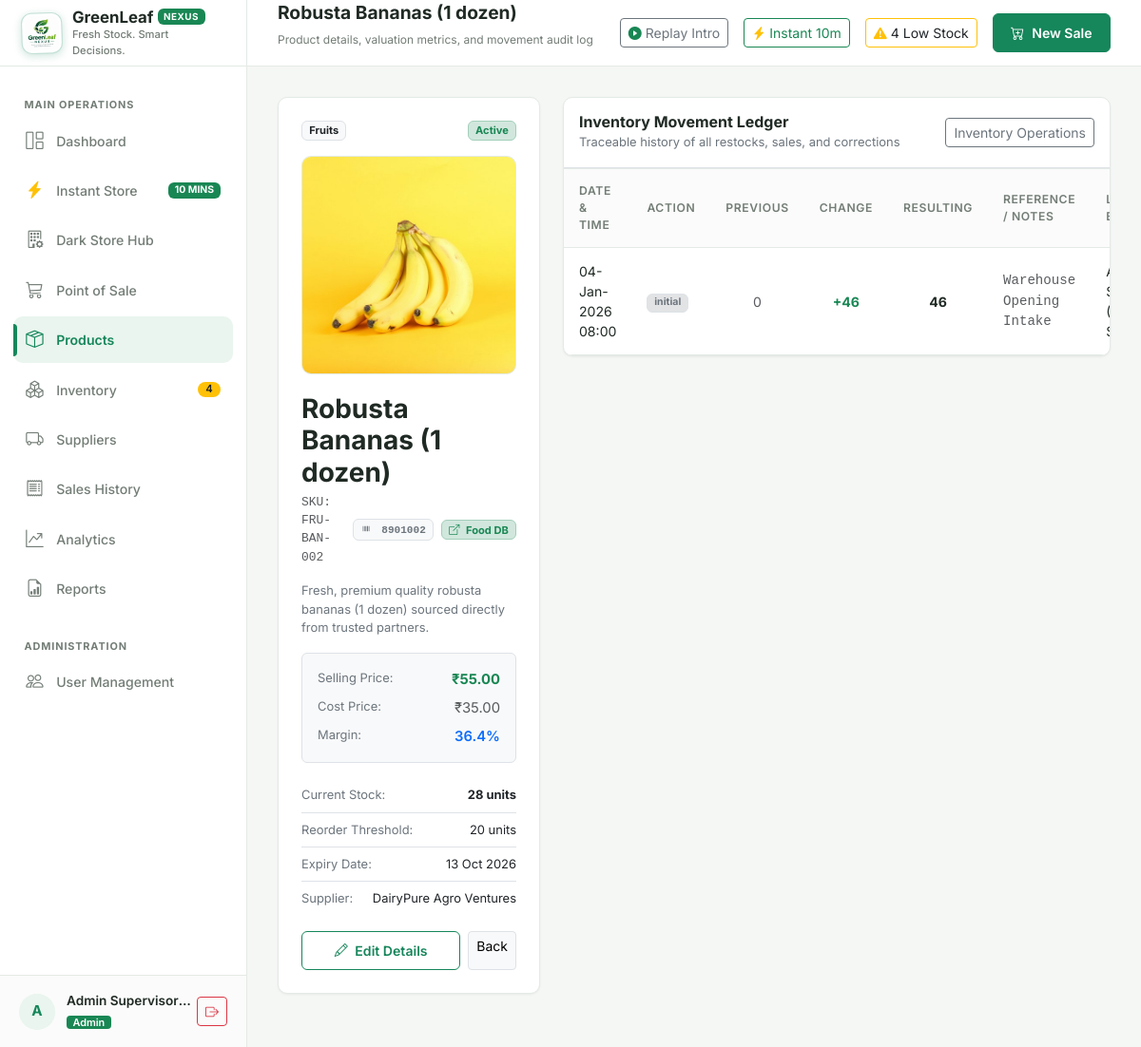
Page /products/2 (signed in) on the earlier database version.
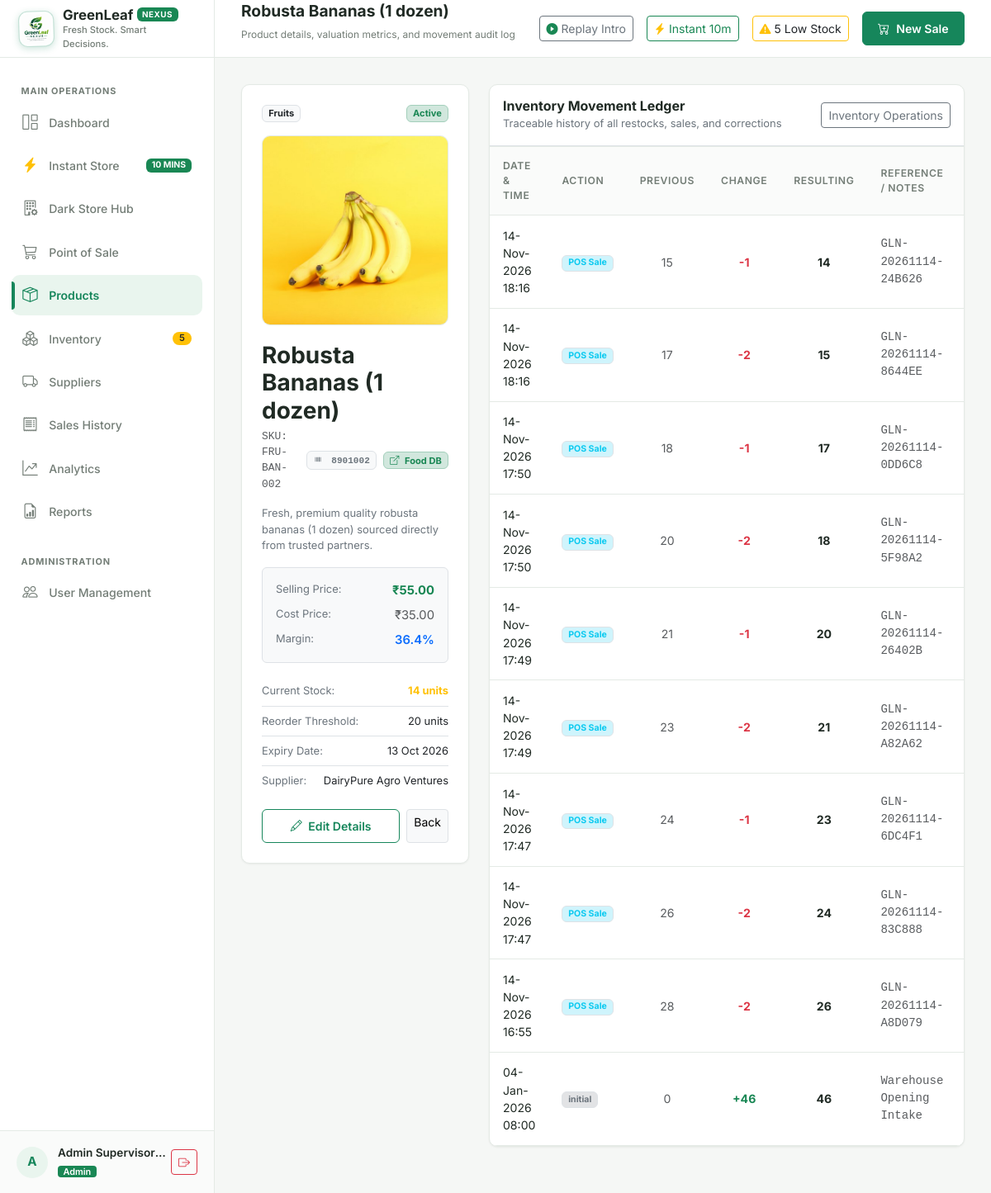
Same page on the later database version.
### models/product.py (models this page shows, shortened)
class Product(db.Model):
    __tablename__ = "products"
    product_id = db.Column(db.Integer, primary_key=True, autoincrement=True)
    sku = db.Column(db.String(50), unique=True, nullable=False, index=True)
    barcode = db.Column(db.String(50), nullable=True, index=True)
    name = db.Column(db.String(120), nullable=False, index=True)
    description = db.Column(db.Text, nullable=True)
    category = db.Column(db.String(50), nullable=False, index=True)
    unit_price = db.Column(db.Float, nullable=False)
    cost_price = db.Column(db.Float, default=0.0, nullable=False)
    stock_qty = db.Column(db.Integer, nullable=False, default=0)
    reorder_level = db.Column(db.Integer, nullable=False, default=10)
    expiry_date = db.Column(db.Date, nullable=True)
    supplier_id = db.Column(db.Integer, db.ForeignKey("suppliers.supplier_id"), nullable=True)
    image_path = db.Column(db.String(255), nullable=True)
    is_active = db.Column(db.Boolean, default=True, nullable=False, index=True)
    created_at = db.Column(db.DateTime, default=datetime.utcnow, nullable=False)
    updated_at = db.Column(db.DateTime, default=datetime.utcnow, onupdate=datetime.utcnow, nullable=False)
    supplier = db.relationship("Supplier", back_populates="products")
    sale_items = db.relationship("SaleItem", back_populates="product", lazy="dynamic")
    movements = db.relationship("InventoryMovement", back_populates="product", lazy="dynamic")

### models/inventory_movement.py (models this page shows, shortened)
class InventoryMovement(db.Model):
    __tablename__ = "inventory_movements"
    movement_id = db.Column(db.Integer, primary_key=True, autoincrement=True)
    product_id = db.Column(db.Integer, db.ForeignKey("products.product_id"), nullable=False, index=True)
    user_id = db.Column(db.Integer, db.ForeignKey("users.user_id"), nullable=True, index=True)
    movement_type = db.Column(db.String(30), nullable=False, index=True)  # 'sale', 'restock', 'adjustment', 'return', 'initial'
    quantity_change = db.Column(db.Integer, nullable=False)  # +ve or -ve
    previous_stock = db.Column(db.Integer, nullable=False)
    resulting_stock = db.Column(db.Integer, nullable=False)
    reference = db.Column(db.String(100), nullable=True)  # e.g., Invoice # or PO #
    notes = db.Column(db.Text, nullable=True)
    created_at = db.Column(db.DateTime, default=datetime.utcnow, nullable=False, index=True)
    product = db.relationship("Product", back_populates="movements")
    user = db.relationship("User", back_populates="movements")

### routes/products.py (the view)
@products_bp.route("/<int:product_id>")
@login_required
@admin_required
def details(product_id):
    product = Product.query.get_or_404(product_id)
    recent_movements = product.movements.order_by(InventoryMovement.created_at.desc()).limit(10).all()
    return render_template("products/details.html", product=product, movements=recent_movements)

### models/user.py (called while the page is built)
    @property
    def is_admin(self):
        return self.role == "admin"

### routes/auth.py (called while the page is built)
def admin_required(f):
    @wraps(f)
    def decorated_function(*args, **kwargs):
        if not current_user.is_authenticated:
            return redirect(url_for("auth.login", next=request.url))
        if not current_user.is_admin:
            flash("Access denied: Administrator privileges required.", "danger")
            return abort(403)
        return f(*args, **kwargs)
    return decorated_function

### templates/products/details.html (shortened to what the changed rows need)
{% extends "base.html" %}
{% block page_title %}{{ product.name }}{% endblock %}
{% block page_subtitle %}Product details, valuation metrics, and movement audit log{% endblock %}
{% block content %}
<div class="row g-4">
  <div class="col-12 col-lg-4">
    <div class="card-custom">
      <div class="d-flex align-items-center justify-content-between mb-3">
        <span class="badge bg-light text-dark border">{{ product.category }}</span>
        {% if product.is_active %}
          <span class="badge bg-success-subtle text-success border border-success-subtle">Active</span>
        {% else %}
          <span class="badge bg-secondary-subtle text-secondary border border-secondary-subtle">Inactive</span>
        {% endif %}
      </div>
      <div class="product-hero-container">
        {% if product.image_path %}
          <img src="{{ product.image_path }}" alt="{{ product.name }}" class="product-hero-img" onerror="this.style.display='none';this.nextElementSibling.classList.remove('d-none');">
        {% else %}
          <div class="text-center p-4">
            <i class="bi bi-basket text-success" style="font-size: 3.5rem;"></i>
            <div class="text-muted small mt-2">GreenLeaf Grocers Verified Quality</div>
          </div>
        {% endif %}
      </div>
      <h3 class="fw-bold mb-1">{{ product.name }}</h3>
      <div class="d-flex align-items-center gap-2 mb-3">
        <span class="font-monospace text-muted small">SKU: {{ product.sku }}</span>
        {% if product.barcode %}
          <span class="badge bg-light text-secondary border font-monospace">
            <i class="bi bi-upc me-1"></i> {{ product.barcode }}
          </span>
          <a href="https://world.openfoodfacts.org/product/{{ product.barcode }}" target="_blank" rel="noopener noreferrer" class="badge bg-success-subtle text-success border border-success-subtle text-decoration-none" title="View product in Open Food Facts Global Database">
            <i class="bi bi-box-arrow-up-right me-1"></i> Food DB
          </a>
        {% endif %}
      </div>
      {% if product.description %}
      <p class="text-secondary small mb-3">{{ product.description }}</p>
      {% endif %}
      <div class="bg-light p-3 rounded mb-3 border">
        <div class="d-flex justify-content-between mb-2">
          <span class="text-secondary small">Selling Price:</span>
          <span class="fw-bold text-success">{{ product.unit_price|currency }}</span>
        </div>
        <div class="d-flex justify-content-between mb-2">
          <span class="text-secondary small">Cost Price:</span>
          <span class="text-muted">{{ product.cost_price|currency }}</span>
        </div>
        <div class="d-flex justify-content-between">
          <span class="text-secondary small">Margin:</span>
          <span class="fw-semibold text-primary">
            {% if product.unit_price > 0 %}
              {{ "%.1f"|format(((product.unit_price - product.cost_price) / product.unit_price) * 100) }}%
            {% else %}0%{% endif %}
          </span>
        </div>
      </div>
      <div class="list-group list-group-flush small mb-3">
        <div class="list-group-item px-0 d-flex justify-content-between">
          <span class="text-secondary">Current Stock:</span>
          <span class="fw-bold {% if product.stock_qty <= product.reorder_level %}text-warning{% else %}text-dark{% endif %}">{{ product.stock_qty }} units</span>
        </div>
        <div class="list-group-item px-0 d-flex justify-content-between">
          <span class="text-secondary">Reorder Threshold:</span>
          <span>{{ product.reorder_level }} units</span>
        </div>
        <div class="list-group-item px-0 d-flex justify-content-between">
          <span class="text-secondary">Expiry Date:</span>
          <span>{{ product.expiry_date.strftime('%d %b %Y') if product.expiry_date else 'No Expiry' }}</span>
        </div>
        <div class="list-group-item px-0 d-flex justify-content-between">
        </div>
      </div>
      <div class="d-flex gap-2">
        <a href="{{ url_for('products.edit', product_id=product.product_id) }}" class="btn btn-sm btn-outline-green flex-fill">
        </a>
        <a href="{{ url_for('products.index') }}" class="btn btn-sm btn-light border">Back</a>
      </div>
    </div>
  </div>
  <div class="col-12 col-lg-8">
    <div class="card-custom p-0 overflow-hidden">
      <div class="table-responsive">
        <table class="table-custom mb-0">
          <thead>
            <tr>
              <th>Date & Time</th>
              <th>Action</th>
              <th class="text-center">Previous</th>
              <th class="text-center">Change</th>
              <th class="text-center">Resulting</th>
              <th>Reference / Notes</th>
              <th>Logged By</th>
            </tr>
          </thead>
          <tbody>
            {% for m in movements %}
            <tr>
              <td class="small">{{ m.created_at.strftime('%d-%b-%Y %H:%M') }}</td>
              <td>
                {% if m.movement_type == 'sale' %}
                  <span class="badge bg-info-subtle text-info border">POS Sale</span>
                {% elif m.movement_type == 'restock' %}
                  <span class="badge bg-success-subtle text-success border">Restock</span>
                {% elif m.movement_type == 'adjustment' %}
                  <span class="badge bg-warning-subtle text-warning border">Adjustment</span>
                {% else %}
                  <span class="badge bg-secondary-subtle text-secondary border">{{ m.movement_type }}</span>
                {% endif %}
              </td>
              <td class="text-center text-muted">{{ m.previous_stock }}</td>
              <td class="text-center fw-bold {% if m.quantity_change > 0 %}text-success{% else %}text-danger{% endif %}">
                {% if m.quantity_change > 0 %}+{{ m.quantity_change }}{% else %}{{ m.quantity_change }}{% endif %}
              </td>
              <td class="text-center fw-bold">{{ m.resulting_stock }}</td>
              <td class="small text-muted font-monospace">{{ m.reference or m.notes or '—' }}</td>
              <td class="small">{{ m.user.full_name if m.user else 'System' }}</td>
            </tr>
            {% else %}
            <tr>
              <td colspan="7" class="text-center text-muted py-4">No movement history recorded yet for this item.</td>
            </tr>
            {% endfor %}
          </tbody>
        </table>
      </div>
    </div>
  </div>
</div>
{% endblock %}

### templates/base.html (shortened to what the changed rows need)
<!DOCTYPE html>
<html lang="en">
<head>
  <link href="https://cdn.jsdelivr.net/npm/bootstrap@5.3.3/dist/css/bootstrap.min.css" rel="stylesheet">
  <link href="https://cdn.jsdelivr.net/npm/bootstrap-icons@1.11.3/font/bootstrap-icons.min.css" rel="stylesheet">
  <link href="{{ url_for('static', filename='css/style.css') }}" rel="stylesheet">
</head>
<body>
<div class="app-container">
  <aside class="app-sidebar" id="appSidebar">
    <a href="{{ url_for('dashboard.index') if current_user.is_authenticated and current_user.is_admin else url_for('pos.index') }}" class="brand-section text-decoration-none">
      <div class="brand-text">
        <h1 class="d-flex align-items-center gap-1 mb-0">
          GreenLeaf <span class="badge bg-success text-white fw-bold" style="font-size: 0.62rem; letter-spacing: 0.5px;">NEXUS</span>
        </h1>
      </div>
    </a>
    <nav class="sidebar-nav">
      {% if current_user.is_authenticated and current_user.is_admin %}
      <a href="{{ url_for('inventory.index') }}" class="nav-link-custom {% if request.endpoint and request.endpoint.startswith('inventory.') %}active{% endif %}">
        <i class="bi bi-boxes"></i>
        <span>Inventory</span>
        {% if LOW_STOCK_GLOBAL_COUNT > 0 %}
          <span class="badge bg-warning text-dark sidebar-badge">{{ LOW_STOCK_GLOBAL_COUNT }}</span>
        {% endif %}
      </a>
      {% endif %}
    </nav>
  </aside>
  <div class="main-wrapper">
    <header class="app-topbar">
      <div class="d-flex align-items-center gap-3">
        <div class="topbar-title-section">
          <h2>{% block page_title %}Overview{% endblock %}</h2>
          <p>{% block page_subtitle %}Real-time store management and inventory surveillance{% endblock %}</p>
        </div>
      </div>
      <div class="topbar-actions">
        {% if LOW_STOCK_GLOBAL_COUNT > 0 and current_user.is_authenticated and current_user.is_admin %}
        <a href="{{ url_for('inventory.index', filter='low_stock') }}" class="btn btn-sm btn-outline-warning text-dark d-none d-md-inline-flex align-items-center gap-1" title="Low stock products require attention">
          <i class="bi bi-exclamation-triangle-fill text-warning"></i>
          <span>{{ LOW_STOCK_GLOBAL_COUNT }} Low Stock</span>
        </a>
        {% endif %}
      </div>
    </header>
    <main class="content-body">
      {% block content %}{% endblock %}
    </main>
  </div>
</div>
</body>
</html>

Differences in the rows shown:
changed Product "Robusta Bananas (1 dozen)": stock_qty "28" → "14"
added InventoryMovement: created_at "14-Nov-2026 18:16", movement_type "POS Sale", previous_stock "15", quantity_change "-1", resulting_stock "14", reference "GLN-20261114-24B626"
added InventoryMovement: created_at "14-Nov-2026 18:16", movement_type "POS Sale", previous_stock "17", quantity_change "-2", resulting_stock "15", reference "GLN-20261114-8644EE"
added InventoryMovement: created_at "14-Nov-2026 17:50", movement_type "POS Sale", previous_stock "18", quantity_change "-1", resulting_stock "17", reference "GLN-20261114-0DD6C8"
added InventoryMovement: created_at "14-Nov-2026 17:50", movement_type "POS Sale", previous_stock "20", quantity_change "-2", resulting_stock "18", reference "GLN-20261114-5F98A2"
added InventoryMovement: created_at "14-Nov-2026 17:49", movement_type "POS Sale", previous_stock "21", quantity_change "-1", resulting_stock "20", reference "GLN-20261114-26402B"
added InventoryMovement: created_at "14-Nov-2026 17:49", movement_type "POS Sale", previous_stock "23", quantity_change "-2", resulting_stock "21", reference "GLN-20261114-A82A62"
added InventoryMovement: created_at "14-Nov-2026 17:47", movement_type "POS Sale", previous_stock "24", quantity_change "-1", resulting_stock "23", reference "GLN-20261114-6DC4F1"
added InventoryMovement: created_at "14-Nov-2026 17:47", movement_type "POS Sale", previous_stock "26", quantity_change "-2", resulting_stock "24", reference "GLN-20261114-83C888"
added InventoryMovement: created_at "14-Nov-2026 16:55", movement_type "POS Sale", previous_stock "28", quantity_change "-2", resulting_stock "26", reference "GLN-20261114-A8D079"
Other differences:
{{ LOW_STOCK_GLOBAL_COUNT }}: "4" → "5"
